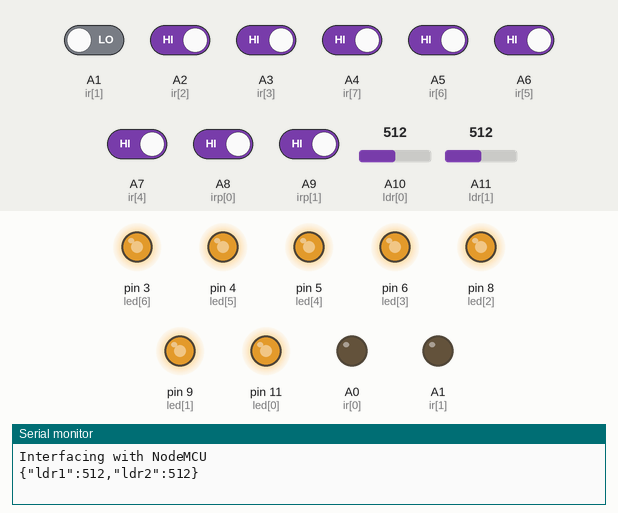
Recording of a sketch running on a simulated Arduino Mega 2560, built with avr-gcc and run on an emulated ATmega2560. On the bench: output pins drawn as LEDs (lit = HIGH), the last lines printed to the serial monitor. The test bench sets the inputs (shaded band); at power-on: A2 (ir[2]), A3 (ir[3]), A4 (ir[7]), A5 (ir[6]), A6 (ir[5]), A7 (ir[4]), A8 (irp[0]), A9 (irp[1]) HIGH, A1 (ir[1]) LOW, A10 (ldr[0]) = 512, A11 (ldr[1]) = 512.

Above: at 2.8 s.
2.9 s: A9 (irp[1]) driven LOW
11.5 s: A1 (ir[1]) driven HIGH
At 13.8 s:
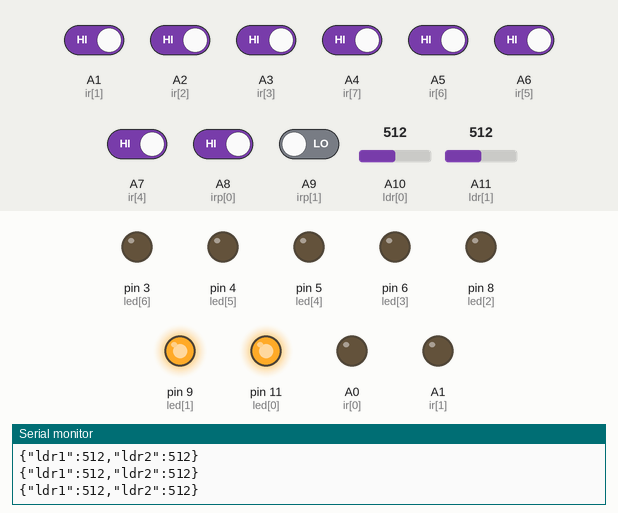
14.5 s: A2 (ir[2]) driven LOW
At 18.3 s:
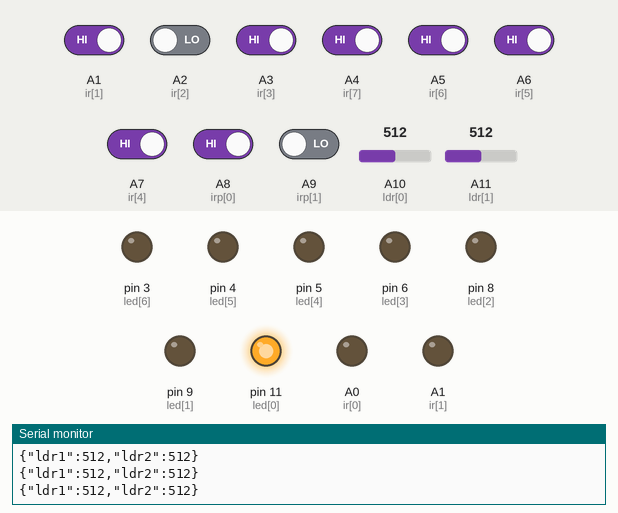
23.5 s: A3 (ir[3]) driven LOW
At 26.8 s:
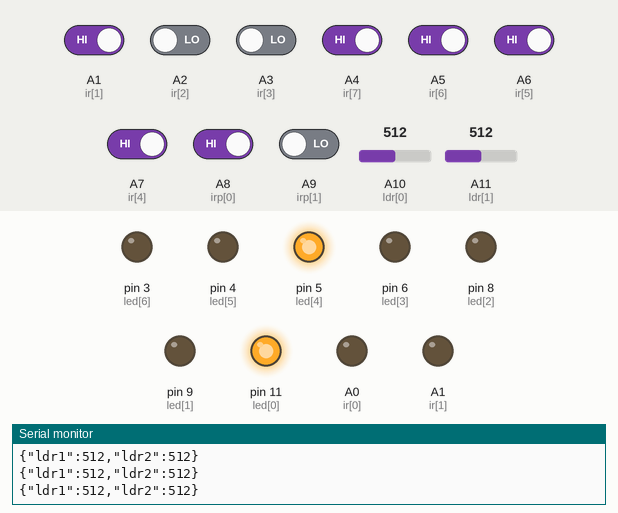
32.5 s: A4 (ir[7]) driven LOW
At 35.3 s:
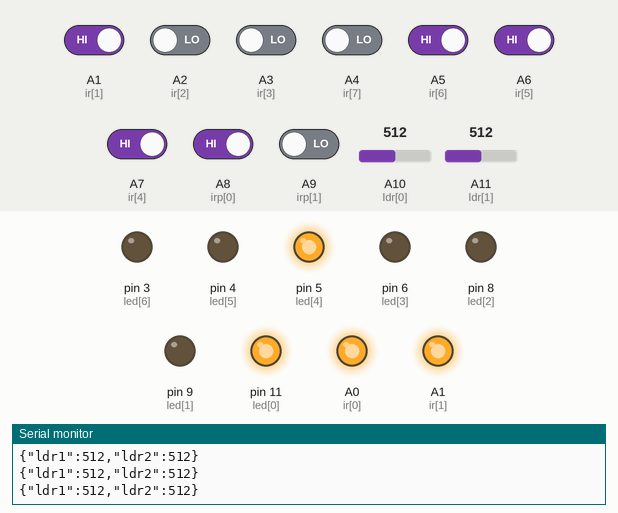
41.5 s: A6 (ir[5]) driven LOW
At 45.0 s:
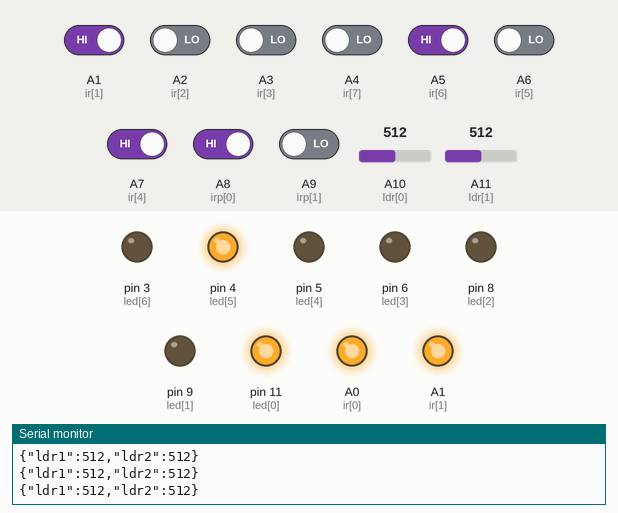
Timing chart, 0 to 51.5 s (numbered marks = the images above; inputs shaded):
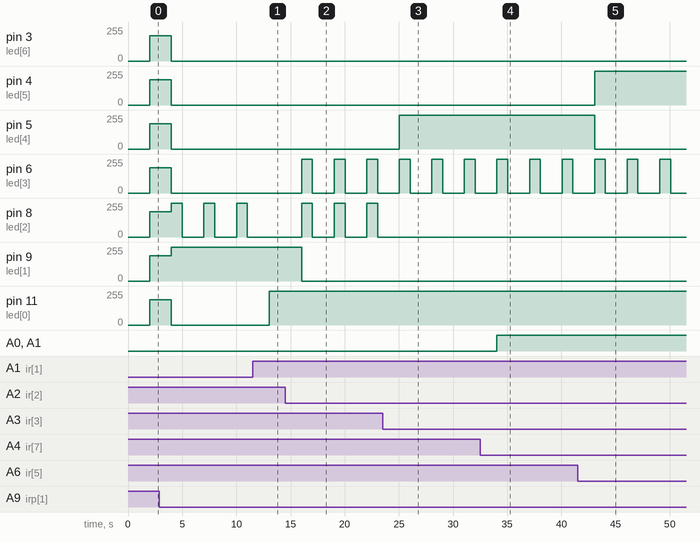

The sketch:

proj_draft_ard.ino
```cpp
#include<SoftwareSerial.h>

SoftwareSerial sw(52, 53);

int ir_l1[] = {A0, A1, A2, A3};

int irm = 0;
int cars = 0;

int ir[] = {A0, A1, A2, A3, A7, A6, A5, A4};
const int irl = sizeof(ir) / sizeof(ir[0]);
int ir_values[irl];
int led[] = {11, 9, 8, 6, 5, 4, 3};
const int ledl = sizeof(led) / sizeof(led[0]);
int led_var[ledl];

int irp[] = {A8, A9};
int irp_values[2];
int ledp[] = {22, 23};
int ledp_var[2];

int ldr[] = {A10, A11};
int ldr_values[2];
int y[2];

void cons(char bfr[4]) {
  Serial.print("LANE ");
  Serial.print(bfr[1] + ": ");
  Serial.print("LED ");
  Serial.print(bfr[2] + ": ");
  int k = (int)bfr[2] - 48;
  int lane = (int)bfr[1] - 48;
  if (lane == 1) {
    if (bfr[3] == 'O') {
      if (k > 4) {
        digitalWrite(ledp[k - 5], HIGH);
      } else {
        digitalWrite(led[k - 1], HIGH);
      }
      Serial.println("ON");
    } else if (bfr[3] == 'F') {
      if (k > 4) {
        digitalWrite(ledp[k - 5], LOW);
      } else {
        digitalWrite(led[k - 1], LOW);
      }
      Serial.println("OFF");
    }
  } else if (lane == 2) {
    if (bfr[3] == 'O') {
      digitalWrite(led[k + 3], HIGH);
      Serial.println("ON");
    } else if (bfr[3] == 'F') {
      digitalWrite(led[k + 3], LOW);
      Serial.println("OFF");
    }
  }
}

void rec() {
  if (Serial.available() > 0) {
    char bfr[5];
    memset(bfr, 0, 6);
    Serial.readBytesUntil('\n', bfr, 4);
    Serial.println(bfr);
    cons(bfr);
  }
}

void irmode() {
  rec();
  if (irm == 0) {
    ldr_values[0] = analogRead(ldr[0]);
    ldr_values[1] = analogRead(ldr[1]);
    y[0] = 255 - ldr[0];
    y[1] = 255 - ldr[1];
    if (y[0] < 0) {
      y[0] = 0;
    }
    if (y[1] < 0) {
      y[1] = 0;
    }

    for (int i = 0; i < 4; i++) {
      analogWrite(led[i], y[0]);
    }
    for (int i = 4; i < 7; i++) {
      analogWrite(led[i], y[1]);
    }
    irm = irm + 1;
    return;
  }

  else {
    //    ldr_values[0] = analogRead(ldr[0]);
    //    ldr_values[1] = analogRead(ldr[1]);
    //    y[0] = 255 - ldr[0];
    //    y[1] = 255 - ldr[1];
    //    if (y[0] < 0) {
    //      y[0] = 0;
    //    }
    //    if (y[1] < 0) {
    //      y[1] = 0;
    //    }
    y[0] = 0;
    y[1] = 0;
    for (int i = 0; i < irl; i++) {
      ir_values[i] = digitalRead(ir[i]);
      if (ir_values[i] == LOW) {
        analogWrite(led[i], 255);
        analogWrite(led[i + 1], 255);
        led_var[i] = 1;
        led_var[i + 1] = 2;
        if (i > 0) {
          if (i < 4) {
            analogWrite(led[i - 1], y[0] );
          } else {
            analogWrite(led[i - 1], y[1]);
          }
          led_var[i - 1] = 0;
        }
      }
    }


    for (int i = 0; i < ledl; i++) {
      if (led_var[i] == 1) {
        analogWrite(led[i], 255);
        analogWrite(led[i + 1], 255);
      }
      else if (led_var[i] == 0) {
        if (i < 4) {
          analogWrite(led[i], y[0] );
        } else {
          analogWrite(led[i], y[1]);
        }
      }
    }

    for (int i = 0; i < 2; i++) {
      irp_values[i] = digitalRead(irp[i]);
      if (irp_values[i] == LOW) {
        if (cars == 0 || cars == 1) {
          cars = cars + 1;
        }
        digitalWrite(ledp[i], HIGH);
        if(i==1){
          analogWrite(led[i+1],y[0]);
          analogWrite(led[i+2],y[0]);
          led_var[i+1]=0;
          led_var[i+2]=0;
        }
      } else {
        if (cars > 0) {
          cars = cars - 1;
        }
        else {
          cars = 0;
        }

        delay(1000);
        digitalWrite(ledp[i], LOW);
      }
    }
    sw.print("C:");
    sw.println(cars);
  }
}

void setup() {
  Serial.begin(115200);
  Serial.println("Interfacing with NodeMCU");
  sw.begin(115200);
  for (int i = 0; i < irl; i++) {
    pinMode(ir[i], INPUT);
  }

  for (int i = 0; i < ledl; i++) {
    pinMode(led[i], OUTPUT);
  }

}

void loop() {
  ldr_values[0] = analogRead(ldr[0]);
  ldr_values[1] = analogRead(ldr[1]);
  delay(2000);
  Serial.print("{\"ldr");
  Serial.print(1);
  Serial.print("\":");
  Serial.print(ldr_values[0]);
  Serial.print(",\"ldr");
  Serial.print(2);
  Serial.print("\":");
  Serial.print(ldr_values[1]);
  Serial.print("}");
  Serial.println();

  sw.print("{\"ldr");
  sw.print(1);
  sw.print("\":");
  sw.print(ldr_values[0]);
  sw.print(",\"ldr");
  sw.print(2);
  sw.print("\":");
  sw.print(ldr_values[1]);
  sw.print("}");
  sw.println();

  if (Serial.available() > 0) {
    rec();
  } else {
    irmode();
  }
}
```

Measured:
- after the input at 11.5 s, pin 8 (led[2]): stays 0/255 (without the input it goes to 255/255 after 1.5 s); pin 11 (led[0]): 0/255 → 255/255 after 1.5 s
- after the input at 14.5 s, pin 6 (led[3]), pin 8 (led[2]): alternates 255/255 for 1.0 s and 0/255 for 2.0 s, starting after 1.5 s; pin 9 (led[1]): 255/255 → 0/255 after 1.5 s
- after the input at 23.5 s, pin 5 (led[4]): 0/255 → 255/255 after 1.5 s; pin 8 (led[2]): stops changing and stays 0/255
- after the input at 32.5 s, A0 (ir[0]), A1 (ir[1]): LOW → HIGH after 1.6 s
- after the input at 41.5 s, pin 4 (led[5]): 0/255 → 255/255 after 1.6 s; pin 5 (led[4]): 255/255 → 0/255 after 1.6 s
- by itself, pin 8 (led[2]): alternates 255/255 for 1.0 s and 0/255 for 2.0 s
